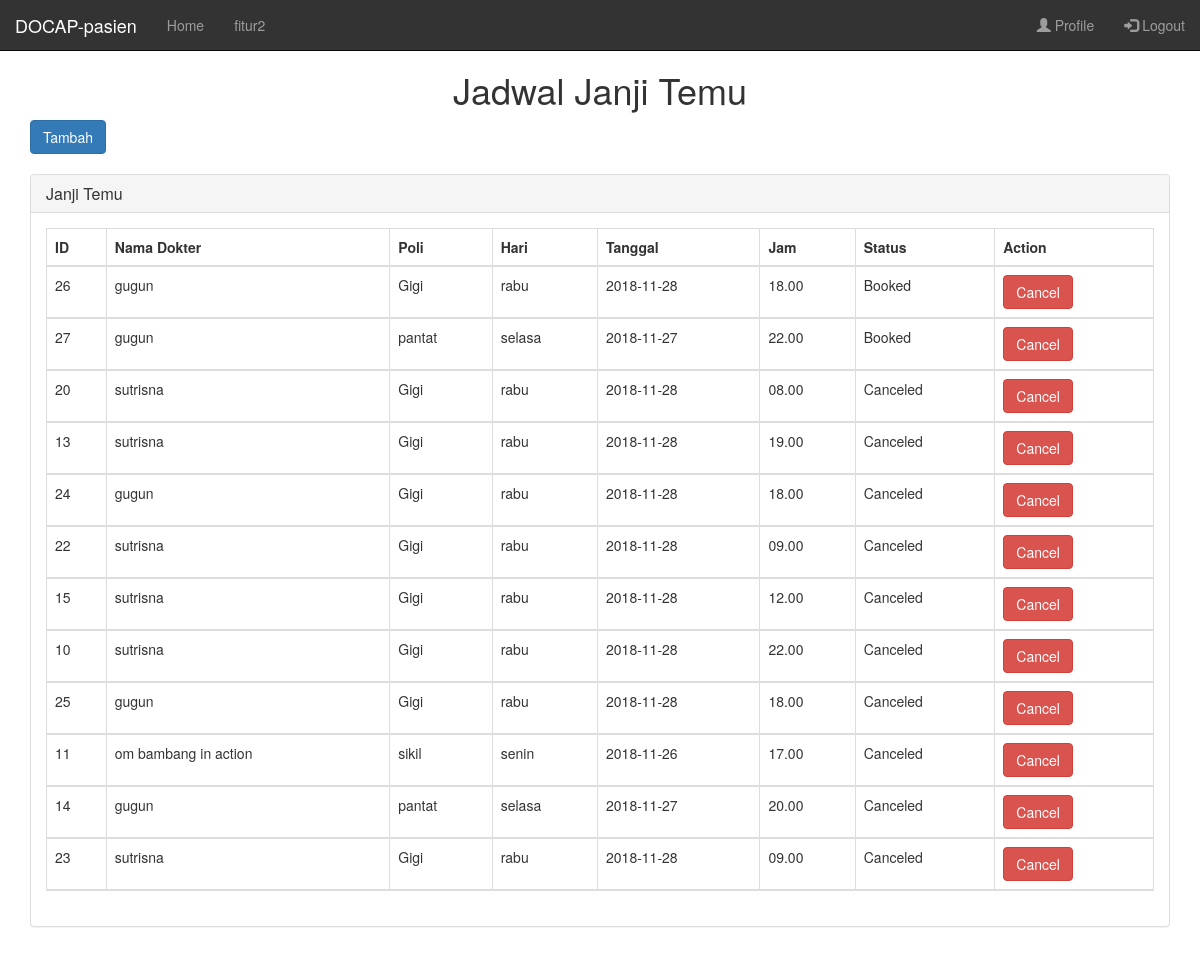
The app's page /index.php?controller=home&action=patientHome (signed in) with its own data.
### tables this page shows
CREATE TABLE `jadwal` (
  `id_jadwal` int(11) NOT NULL,
  `id_user` int(11) NOT NULL,
  `id_poli` int(11) NOT NULL,
  `hari` varchar(100) NOT NULL,
  `id_waktu` int(11) NOT NULL
);

CREATE TABLE `appointment` (
  `id_appointment` int(11) NOT NULL,
  `id_user` int(11) NOT NULL,
  `id_jadwal` int(11) NOT NULL,
  `tanggal` varchar(255) NOT NULL,
  `id_detail_waktu` int(11) NOT NULL,
  `status` varchar(10) NOT NULL
);

CREATE TABLE `users` (
  `id_user` int(11) NOT NULL,
  `username` varchar(100) NOT NULL,
  `password` varchar(100) NOT NULL,
  `level` int(1) NOT NULL,
  `nama` varchar(250) NOT NULL,
  `alamat` varchar(255) NOT NULL,
  `no_ktp` varchar(16) NOT NULL
);

CREATE TABLE `poli` (
  `id_poli` int(11) NOT NULL,
  `nama_poli` varchar(255) NOT NULL
);

CREATE TABLE `detail_waktu` (
  `id_detail_waktu` int(11) NOT NULL,
  `id_waktu` int(11) NOT NULL,
  `detail_waktu` varchar(255) NOT NULL
);

### index.php (called while the page is built, shortened)
<?php
require_once('views/layout.php');
 ?>

### controllers/c_home.php (called while the page is built, shortened)
<?php
class HomeController{
public function patientHome(){
  $posts=Patient::patientAppointment();
  require_once("views/pages/patientHome.php");
}
}
 ?>

### routes.php (called while the page is built, shortened)
<?php
function call($controller, $action){
  switch ($controller) {
    case 'home':
    $controller=new HomeController();
    require_once('models/m_patient.php');
    break;
  }
  $controller ->{ $action }();
}
call($controller,$action);
?>

### models/m_patient.php (called while the page is built, shortened)
<?php
class Patient{
public static function patientAppointment(){
  $db = DB::getInstance();
      $req = $db->query("SELECT a.id_appointment, j.id_user,u.nama, p.nama_poli, j.hari, a.tanggal, dw.detail_waktu, status
         from jadwal j join users u on j.id_user=u.id_user
         join appointment a on j.id_jadwal=a.id_jadwal
         join poli p on j.id_poli=p.id_poli
         join detail_waktu dw on a.id_detail_waktu=dw.id_detail_waktu where a.id_user=".$_SESSION['id_user']." order by a.status asc");
 foreach ($req -> fetchAll() as $post) {
   $list[] = array(
     'id_appointment' => $post['id_appointment'],
     'nama' => $post['nama'],
     'nama_poli' => $post['nama_poli'],
     'hari' => $post['hari'],
     'tanggal' => $post['tanggal'],
     'detail_waktu' => $post['detail_waktu'],
     'status' => $post['status']
   );
 }
 return $list;
}
}
 ?>

### views/pages/patientHome.php (the view, shortened to what this page needs)
<?php require_once('views/layoutPatient.php')?>
<!DOCTYPE html>
<html>
  <head>
  </head>
  <body class="padding-about">
    <h1 align="center">Jadwal Janji Temu</h1>
    <div class="container">
      <a href="?controller=patient&action=tampilAddAppointment"><button type="button" class="btn btn-primary">Tambah</button></a>
      <br><br>
      <div class="row">
        <div class="col-lg-12">
          <div class="panel panel-default">
            <div class="panel-heading">
              <h3 class="panel-title"><i></i>Janji Temu</h3>
            </div>
            <div class="panel-body">
              <div class="table-responsive">
                <table class="table table-bordered table-hover table-striped">
                  <thead>
                    <tr>
                      <th>ID</th>
                      <th>Nama Dokter</th>
                      <th>Poli</th>
                      <th>Hari</th>
                      <th>Tanggal</th>
                      <th>Jam</th>
                      <th>Status</th>
                      <th>Action</th>
                      <?php foreach ((array) $posts as $post) { ?>
                        <tr>
                          <td><?php echo $post['id_appointment']  ?></td>
                          <td><?php echo $post['nama'] ?></td>
                          <td><?php echo $post['nama_poli'] ?></td>
                          <td><?php echo $post['hari']  ?></td>
                          <td><?php echo $post['tanggal']  ?></td>
                          <td><?php echo $post['detail_waktu']  ?></td>
                          <td><?php echo $post['status'] ?></td>
                          <td>
                            <a class="btn btn-danger" name="button"  href="?controller=patient&action=editAppointment&id=<?php echo $post['id_appointment'] ?>">Cancel</a>
                          </td>
                        </tr><?php } ?>
                    </tr>
                  </thead>
                </table>
              </div>
            </div>
          </div>
        </div>
      </div>
    </div>
  </body>
</html>

### views/layout.php (shortened to what this page needs)
<!DOCTYPE html>
<html>
  <head>
<link rel="stylesheet" href="resources/bootstrap/css/bootstrap.min.css">
<link rel="stylesheet" href="resources/mycss/my.css">
  </head>
  <body>
    <?php require_once('routes.php'); ?>
  </body>
</html>

### views/layoutPatient.php (shortened to what this page needs)
<nav class="navbar navbar-inverse navbar-fixed-top nav-background">
    <div class="container-fluid ">
        <div class="navbar-header"><a class="navbar-brand" href=#>DOCAP-<?php echo $_SESSION['username'] ?></a>
            </div>
        <div class="collapse navbar-collapse " id="navcol-1">
            <ul class="nav navbar-nav">
                <li><a class="" href="index.php?controller=home&action=patientHome">Home</a></li>
                <li><a class="" href=#>fitur2</a></li>
            </ul>
            <ul class="nav navbar-nav navbar-right">
              <li><a href="index.php?controller=patient&action=showPatientProfile"><span class="glyphicon glyphicon-user"></span> Profile</a></li>
              <li><a href="logout.php"><span class="glyphicon glyphicon-log-in"></span> Logout</a></li>
            </ul>
    </div>
    </div>
</nav>

### resources/mycss/my.css (style rules this page uses)
.padding-about { padding:50px 0px; }
.nav-background { background-color: rgba(0, 0, 0, 0.8); }

### records on screen
jadwal: appointment.id_appointment "26", id_user.nama "gugun", id_poli.nama_poli "Gigi", hari "rabu", appointment.tanggal "2018-11-28", detail_waktu.detail_waktu "18.00", appointment.status "Booked", appointment.id_appointment "24", appointment.status "Canceled", appointment.id_appointment "25"
jadwal: appointment.id_appointment "27", id_user.nama "gugun", id_poli.nama_poli "pantat", hari "selasa", appointment.tanggal "2018-11-27", detail_waktu.detail_waktu "22.00", appointment.status "Booked", appointment.id_appointment "14", detail_waktu.detail_waktu "20.00", appointment.status "Canceled"
jadwal: appointment.id_appointment "20", id_user.nama "sutrisna", id_poli.nama_poli "Gigi", hari "rabu", appointment.tanggal "2018-11-28", detail_waktu.detail_waktu "08.00", appointment.status "Canceled", appointment.id_appointment "22", detail_waktu.detail_waktu "09.00", appointment.id_appointment "15", detail_waktu.detail_waktu "12.00", appointment.id_appointment "23"
jadwal: appointment.id_appointment "13", id_user.nama "sutrisna", id_poli.nama_poli "Gigi", hari "rabu", appointment.tanggal "2018-11-28", detail_waktu.detail_waktu "19.00", appointment.status "Canceled", appointment.id_appointment "10", detail_waktu.detail_waktu "22.00"
jadwal: appointment.id_appointment "11", id_user.nama "om bambang in action", id_poli.nama_poli "sikil", hari "senin", appointment.tanggal "2018-11-26", detail_waktu.detail_waktu "17.00", appointment.status "Canceled"

### other values on screen
$_SESSION['username'] "pasien"
